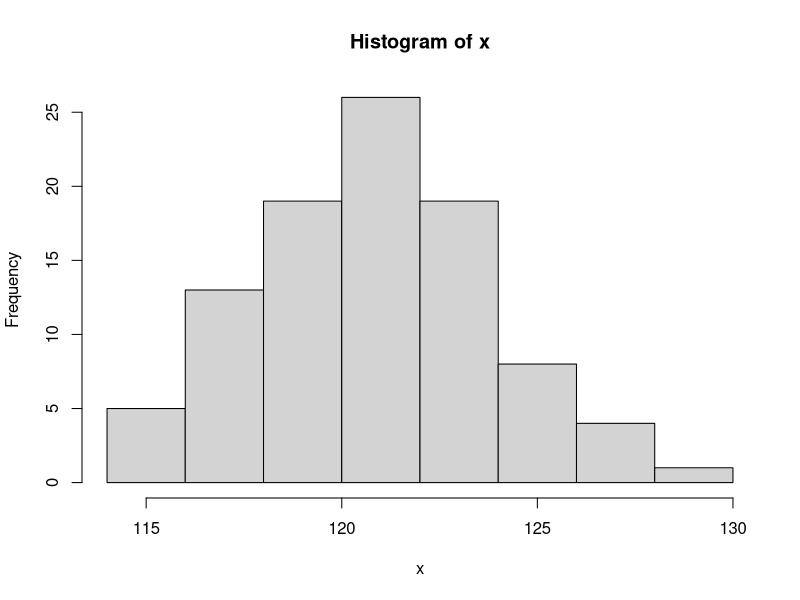
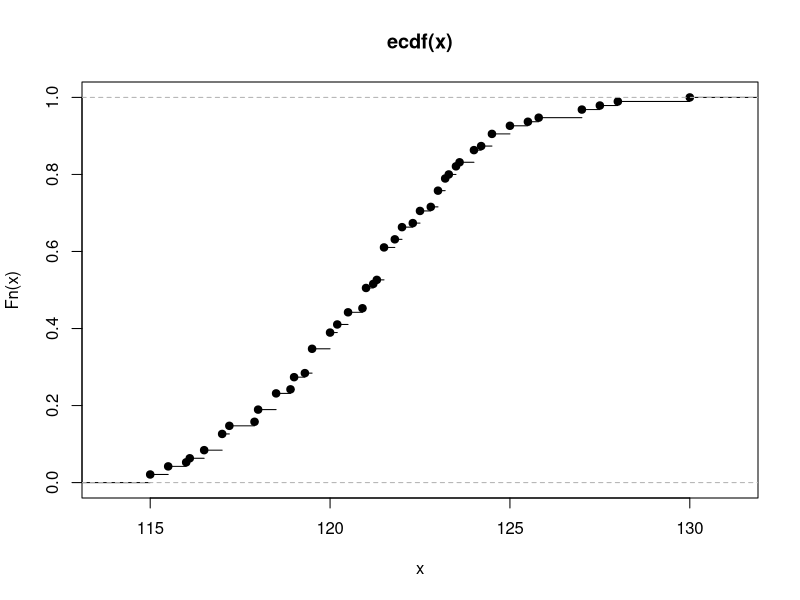

Recreate these plots in R, in order.
dataf=read.csv(file="r1z1.csv", header = TRUE)
x=dataf$X
results=data.frame(
  p_ln=length(x),
  p_max=max(x),
  p_min=min(x),
  p_range=max(x)-min(x),
  p_mean=mean(x),
  p_disp=var(x),
  p_sto=sd(x),
  p_asim=mean((x-mean(x))^3)/(sd(x)^3),
  p_ex=mean((x-mean(x))^4)/(sd(x)^4)-3,
  p_med=median(x),
  p_mod=density(x)$x[which.max(density(x)$y)]
)
write.csv(results, file="results.csv")
png(file="pic1.png")
p_hs=hist(x,breaks=length(x)/10)
dev.off()
png(file="pic2.png")
p_fr=plot(ecdf(x))
dev.off()